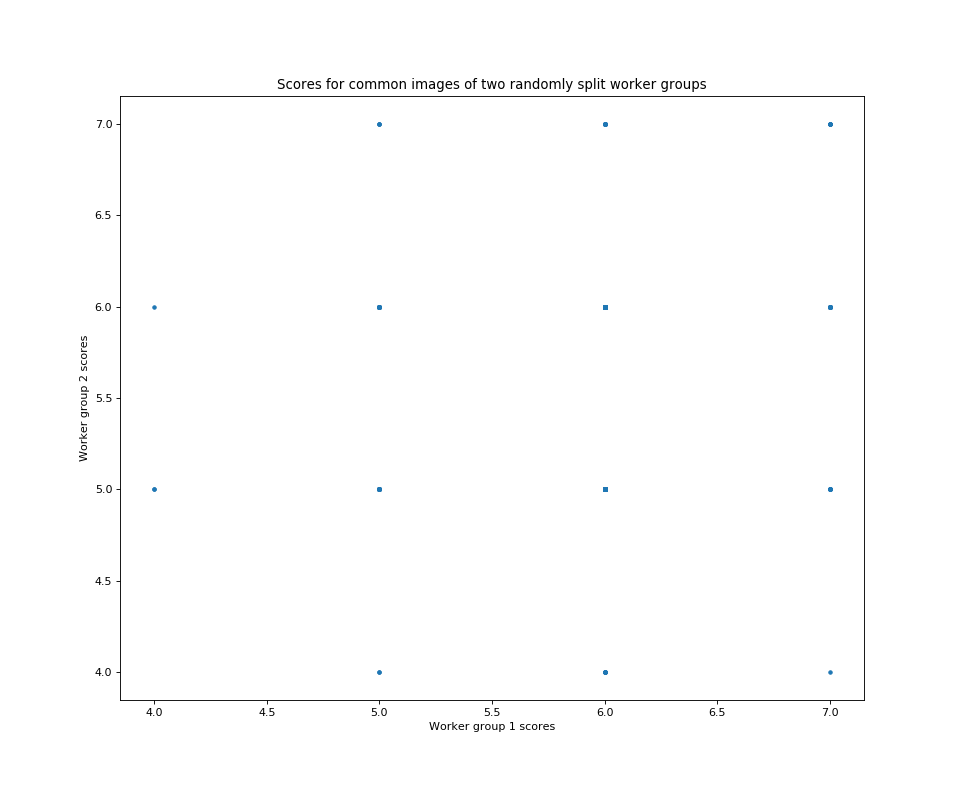
#> input picture Model/classification-models/SRCC_Corr.png, 960 x 800 px; its folder holds only this picture in this run
$ python -i image_features.py   (imports and definitions only)   (older library calls are emulated)
#> lines starting #> are read from the running program, lines starting #| are printed output that depends on the picture
#> further down, picture is the input picture: shape (800, 960, 3); mean B, G, R 253.4, 253.4, 253.4
import numpy as np
import os, sys, glob
import matplotlib.pyplot as plt
import pandas as pd
import cv2
import matplotlib as mpl
mpl.rcParams['lines.markersize']=1.0

# [2 lines not run here, left out]

# [68 lines left out: function gen_batch_data, not called in this run]

def image_features(image):
    l = 0.299*image[:,:,0] + 0.587*image[:,:,1] + 0.114*image[:,:,2]
    l_max, l_min = np.max(l), np.min(l)
#> l_max = 255; l_min = 0
    l_avg = np.mean(l)
#> l_avg = 253.4
    l_dev = np.std(l)
#> l_dev = 17.98
    contrast = (l_max-l_min)/(l_max+l_min)
#> contrast = 1

    rg = image[:,:,0]-image[:,:,1] # rg = r-g
    yb = 0.5*(image[:,:,0]+image[:,:,1]) - image[:,:,2] #yb = 0.5 (R+G) – B
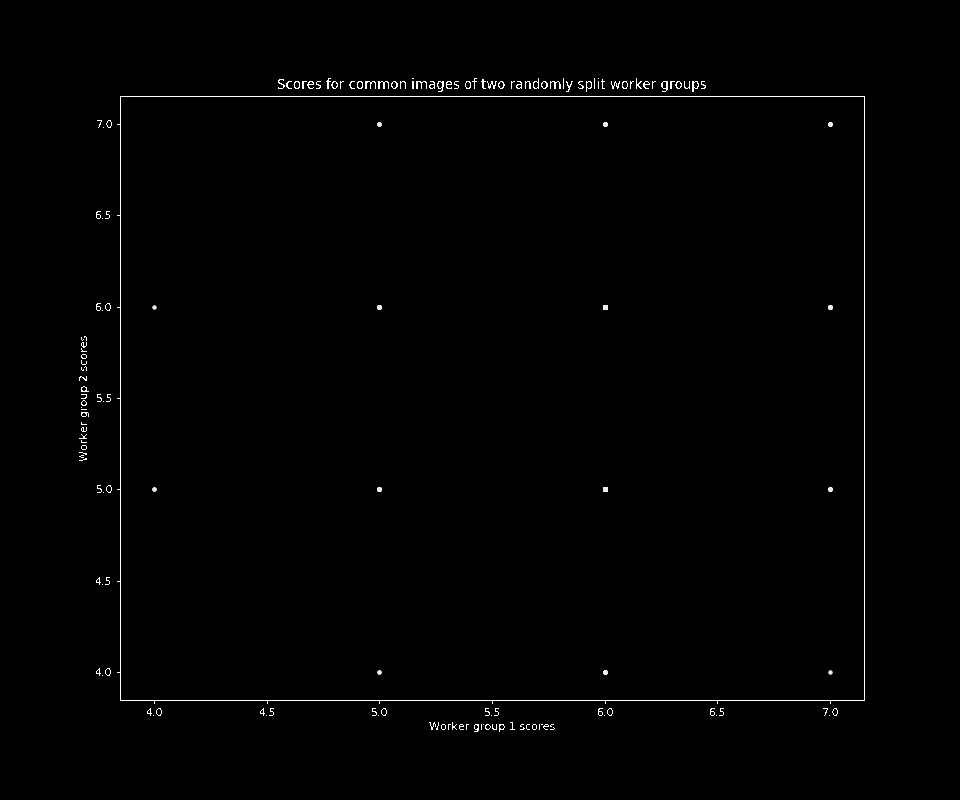
#> yb: shape (800, 960) float64; min -128, max 0, mean -127.1; drawn with min black and max white
    u_rg, sig_rg = np.mean(rg), np.std(rg)
#> u_rg = 0.0234; sig_rg = 1.16
    u_yb, sig_yb = np.mean(yb), np.std(yb)
#> u_yb = -127.1; sig_yb = 10.52
    colorfulness = np.sqrt(sig_rg**2+sig_yb**2) + 0.3*np.sqrt(u_rg**2 + u_yb**2)
#> colorfulness = 48.72
    rms_cont = rms_contrast(image)
    sharpness=variance_of_laplacian(image)

    return l_avg, l_dev, rms_cont, colorfulness, sharpness

def rms_contrast(image):
    i = cv2.cvtColor(image, cv2.COLOR_BGR2GRAY).astype(float)/255
    M,N = i.shape
#> M = 800; N = 960
    i_avg = np.average(i)
#> i_avg = 0.994
    sum = 0
    for m in range(M):
        for n in range(N):
            sum += (i[m,n] - i_avg) ** 2
#> after the loop, sum = 3850.1
#> in image_features, `rms_cont = rms_contrast(image)`: rms_cont = 67.97
    return np.sqrt((1/M*N)*sum)

def variance_of_laplacian(image):
    gray = cv2.cvtColor(image, cv2.COLOR_BGR2GRAY)
    # compute the Laplacian of the image and then return the focus
    # measure, which is simply the variance of the Laplacian
    return cv2.Laplacian(gray, cv2.CV_64F).var()


# [5 lines of commented-out code are left out]


# [5 lines not run here, left out]
# [1 line that did not run here, left out]
# [1 line that did not run here, left out]
# [1 line that did not run here, left out]

# [1 line that did not run here, left out]

# [1 line that did not run here, left out]
# [1 line that did not run here, left out]
# [1 line that did not run here, left out]

# [1 line that did not run here, left out]

# [1 line that did not run here, left out]
# [1 line that did not run here, left out]
# [1 line that did not run here, left out]

# [36 lines left out: function gen_svals_features, not called in this run]

# [4 lines not run here, left out]


# [1 line that did not run here, left out]
# [1 line that did not run here, left out]
# [1 line that did not run here, left out]
# [1 line that did not run here, left out]
# [1 line that did not run here, left out]

#np.save('bins1', bins1)
#np.save('bins2', bins2)

>>> import cv2
>>> picture = cv2.imread('../classification-models/SRCC_Corr.png')
>>> result = image_features(picture)
#> in image_features, `sharpness=variance_of_laplacian(image)`: sharpness = 1836.1
#> result = (253.4, 17.98, 67.97, 48.72, 1836.1)

$ run again, on Model/classification-models/Contrast.png
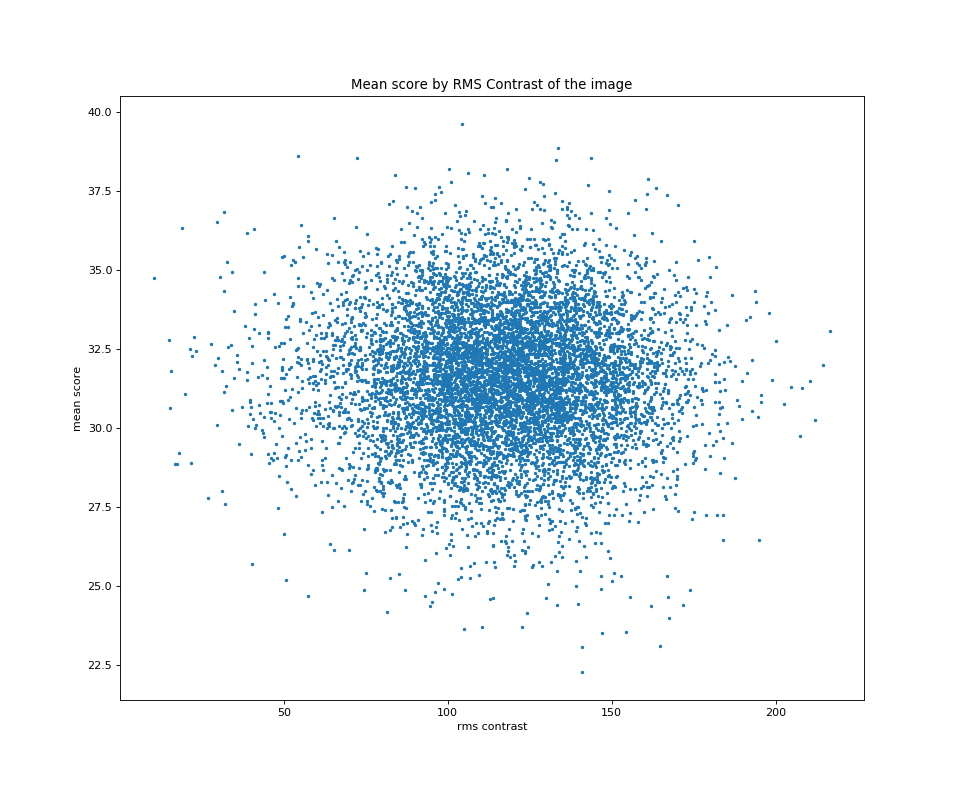
#> input picture Model/classification-models/Contrast.png, 960 x 800 px
#> picture is the input picture: shape (800, 960, 3); mean B, G, R 248.8, 244.9, 239.3
#> l_max = 255; l_min = 0
#> l_avg = 245.4
#> l_dev = 33.97
#> contrast = 1
#> in image_features, `yb = 0.5*(image[:,:,0]+image[:,:,1]) - image[:,:,2]`:
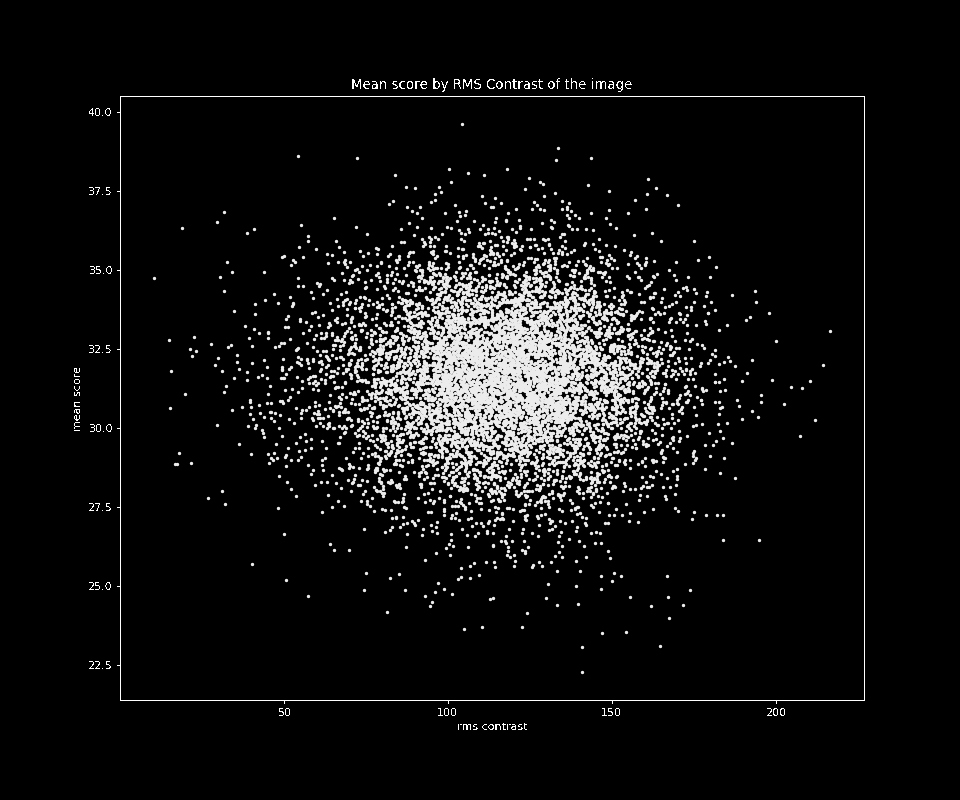
#> yb: shape (800, 960) float64; min -128, max 0, mean -119.7; drawn with min black and max white
#> u_rg = 3.89; sig_rg = 14.18
#> u_yb = -119.7; sig_yb = 29.08
#> colorfulness = 68.28
#> in rms_contrast, `i = cv2.cvtColor(image, cv2.COLOR_BGR2GRAY).astype(float)/255`:
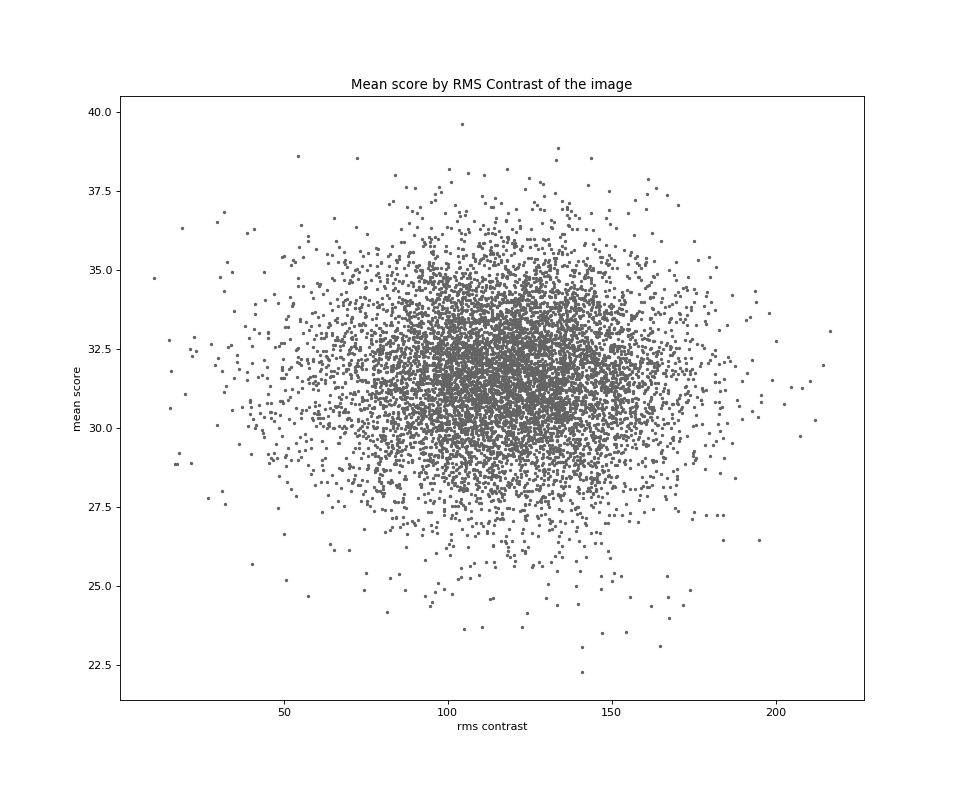
#> i: shape (800, 960) float64; min 0, max 1, mean 0.956
#> i_avg = 0.956
#> after the loop in rms_contrast, `for m in range(M):`: sum = 18544.6
#> rms_cont = 149.2
#> sharpness = 3740.5
#> result = (245.4, 33.97, 149.2, 68.28, 3740.5)

$ run again, on Model/classification-models/FFTSlider1.png
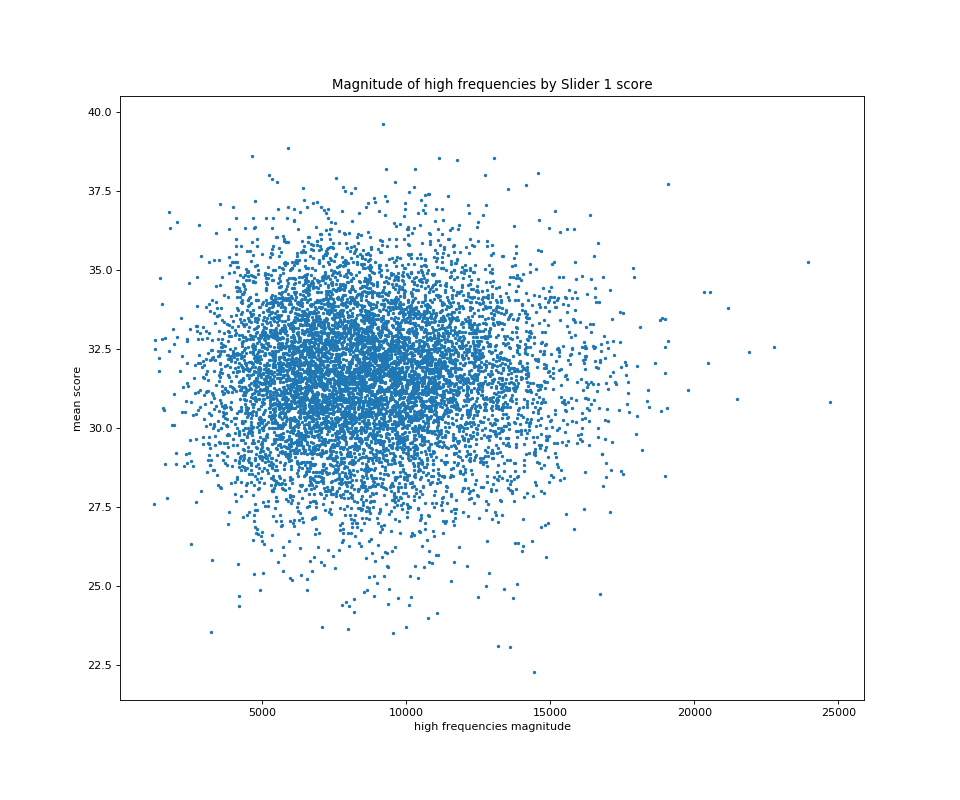
#> input picture Model/classification-models/FFTSlider1.png, 960 x 800 px
#> picture is the input picture: shape (800, 960, 3); mean B, G, R 248.7, 244.8, 239.3
#> l_max = 255; l_min = 0
#> l_avg = 245.3
#> l_dev = 34.27
#> contrast = 1
#> in image_features, `yb = 0.5*(image[:,:,0]+image[:,:,1]) - image[:,:,2]`:
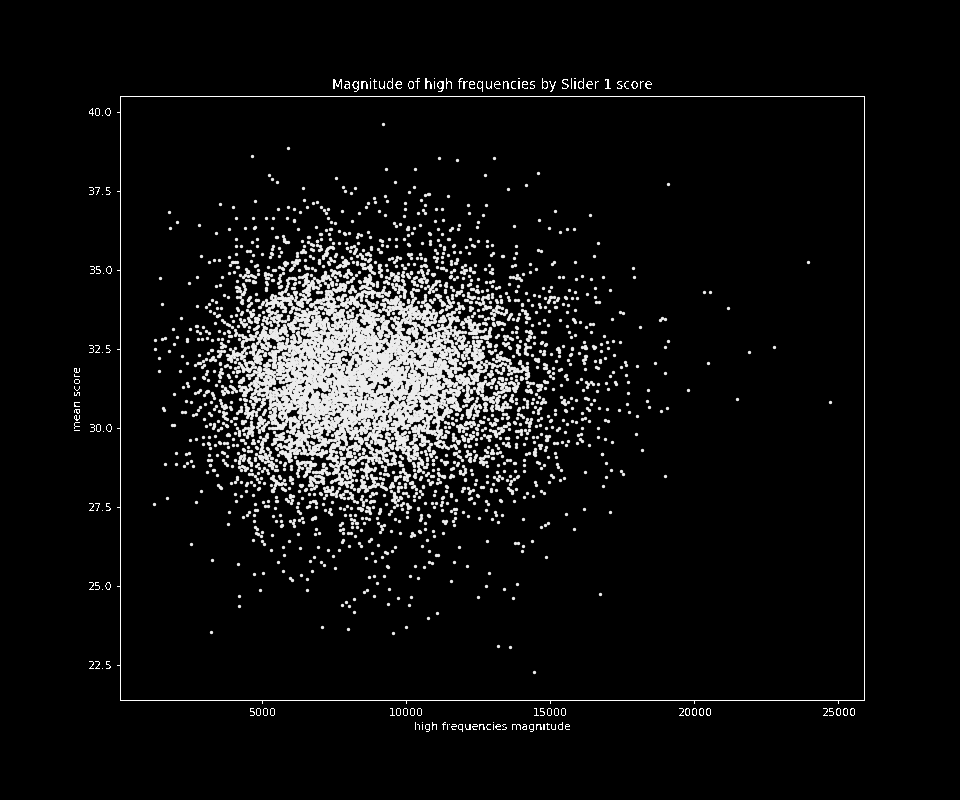
#> yb: shape (800, 960) float64; min -128, max 0, mean -119.7; drawn with min black and max white
#> u_rg = 3.84; sig_rg = 14.1
#> u_yb = -119.7; sig_yb = 29.12
#> colorfulness = 68.29
#> in rms_contrast, `i = cv2.cvtColor(image, cv2.COLOR_BGR2GRAY).astype(float)/255`:
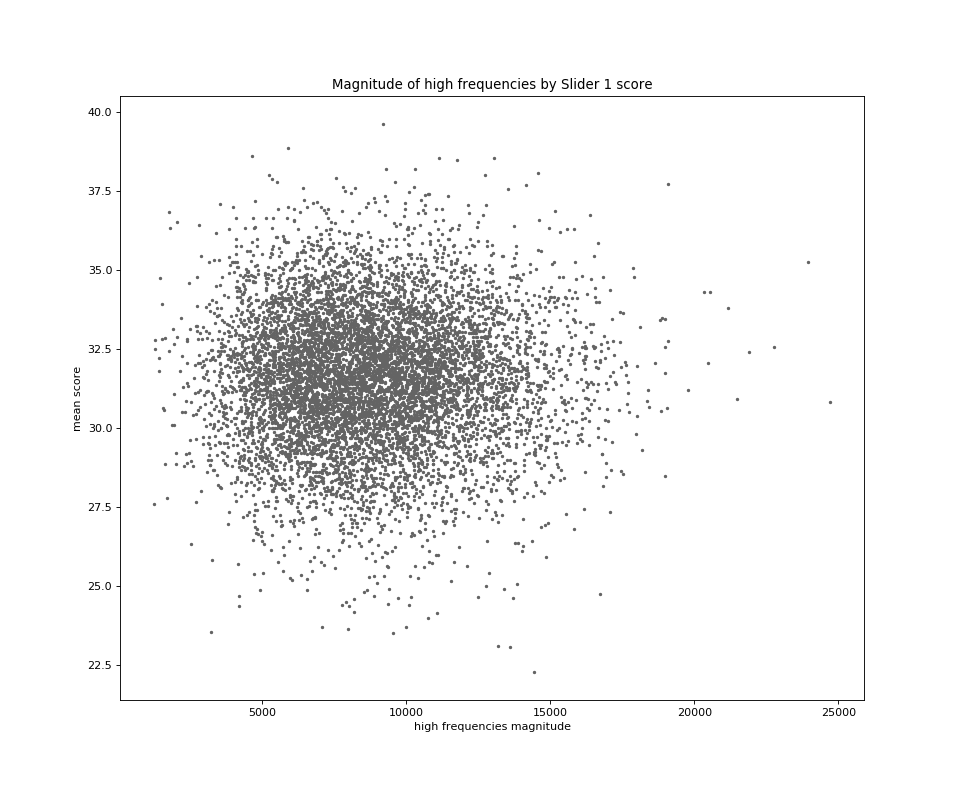
#> i: shape (800, 960) float64; min 0, max 1, mean 0.955
#> i_avg = 0.955
#> after the loop in rms_contrast, `for m in range(M):`: sum = 18728.5
#> rms_cont = 149.9
#> sharpness = 3883
#> result = (245.3, 34.27, 149.9, 68.29, 3883)
